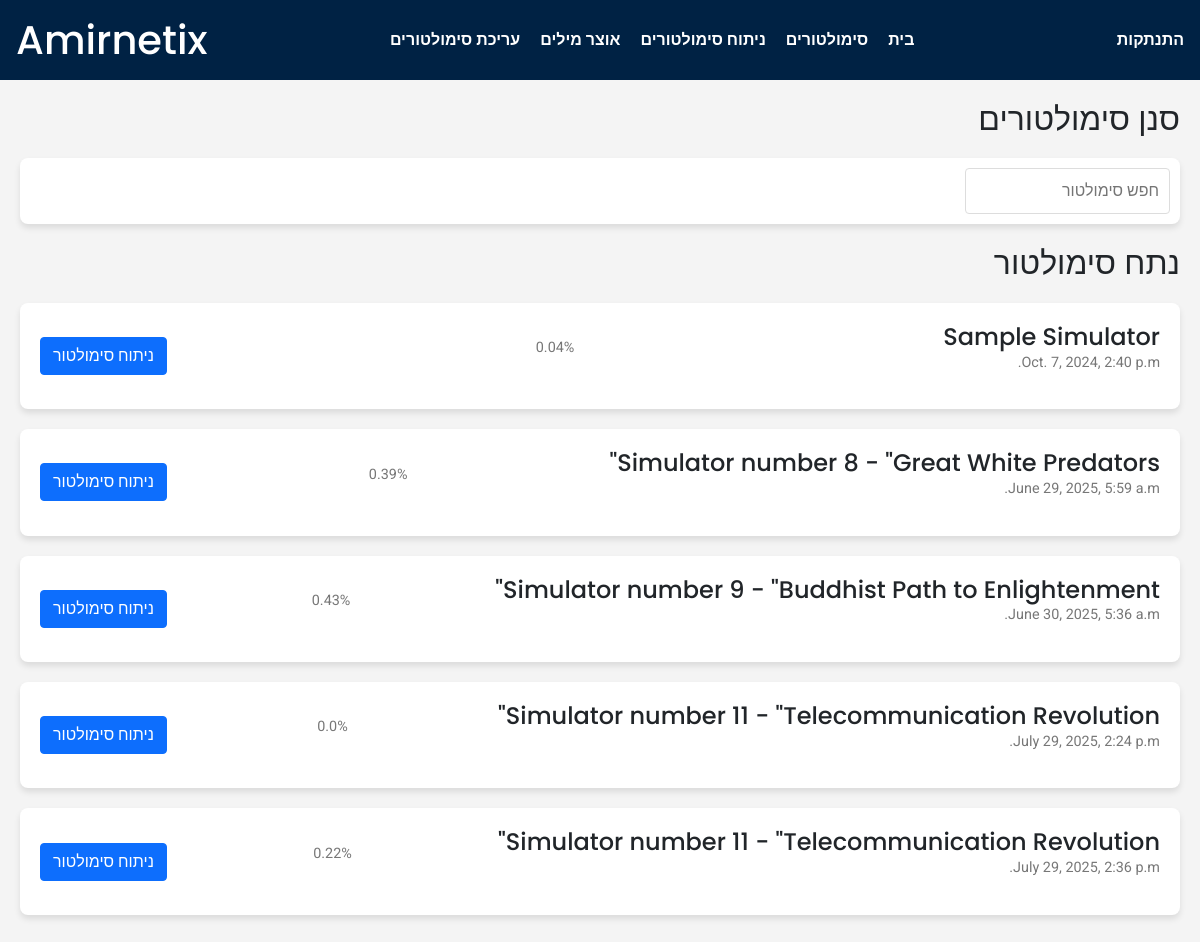
The app's page /Analysis/ (signed in) with its own data.
### Simulator/models.py (models this page shows, shortened)
class SimulatorAttempt(models.Model):
    user = models.ForeignKey(CustomUser, on_delete=models.CASCADE, related_name='simulator_attempts')
    simulator = models.ForeignKey(Simulator, on_delete=models.CASCADE, related_name='attempts')
    start_time = models.DateTimeField(auto_now_add=True)
    end_time = models.DateTimeField(blank=True, null=True)
    def get_success_rate(self):
        user_answers = UserAnswer.objects.filter(simulator_attempt = self).all()
        question_cnt = Question.objects.filter(chapter__simulator = self.simulator).count()
        cnt_correct = 0
        for ans in user_answers:
            if ans.selected_option.is_correct:
                cnt_correct += 1
        return round(cnt_correct/question_cnt,2)

class Simulator(models.Model):
    name = models.CharField(max_length=100)
    description = models.TextField(blank=True, null=True)
    level = models.IntegerField(choices=SimulatorLevel.choices, default=SimulatorLevel.MIX)
    create_date = models.DateField(auto_now_add=True)

class UserAnswer(models.Model):
    user = models.ForeignKey(CustomUser, on_delete=models.CASCADE, related_name='user_answers')
    simulator_attempt = models.ForeignKey(SimulatorAttempt, on_delete=models.CASCADE, related_name='user_answers')
    question = models.ForeignKey(Question, on_delete=models.CASCADE, related_name='user_answers')
    selected_option = models.ForeignKey(AnswerOption, on_delete=models.CASCADE)
    timestamp = models.DateTimeField()
    class Meta:
        unique_together = ('user','simulator_attempt', 'question')

class AnswerOption(models.Model):
    question = models.ForeignKey(Question, on_delete=models.CASCADE, related_name='answer_options')
    order = models.PositiveIntegerField()
    description = models.CharField(max_length=255)
    hebrew_desc = models.TextField(default=None, null=True, blank=True)
    is_correct = models.BooleanField(default=False)
    class Meta:
        unique_together = ('question', 'order')
        ordering = ['order']

### Analysis/views.py (the view)
# urls.py: path("", views.index,name='analysis'),
def index(request):
    simulator_attempts = SimulatorAttempt.objects.all()
    return render(request, 'Analysis/index.html',{
        "simulator_attempts" : simulator_attempts
    })

### Analysis/templates/Analysis/index.html (shortened to what this page needs)
{% extends "Analysis/layout.html" %}
{% block body %}
    <div class="container">
        {% if user.is_authenticated %}
        <h2>סנן סימולטורים</h2>
        <div class="filter-section">
            <input type="text" id="search-bar" placeholder="חפש סימולטור" onkeyup="filterSimulators()">
        </div>
        <h2>נתח סימולטור</h2>
        <div id="simulator-list" class="simulator-list">
        {% if simulator_attempts %}
        {% for simulator_attempt in simulator_attempts %}
            <div class="simulator-card" data-level="{{simulator_attempt.simulator.level}}">
                <div>
                    <h3>{{simulator_attempt.simulator.name}}</h3>
                    <p class="details">{{simulator_attempt.start_time}}</p>
                </div>
                <div class="scores">
                    <p class="details">{{simulator_attempt.get_success_rate}}%</p>
                </div>
                <a href="{% url 'analyze_simulator' simulator_id=simulator_attempt.id%}" class="btn btn-primary">ניתוח סימולטור</a>
            </div>
        {% endfor %}
        {% endif %}
        </div>
        {% endif %}
    </div>
{% endblock %}

### Analysis/static/Analysis/styles.css (style rules this page uses)
body { font-family: 'Roboto', sans-serif; margin: 0; padding: 0; background-color: #f4f4f4; }
h1, h2, h3 { font-family: 'Poppins', sans-serif; }
.container { max-width: 1200px; margin: auto; padding: 20px; justify-content: space-between; }
a { text-decoration: none; color: #333; }
.filter-section { display: flex; justify-content: space-between; margin: 20px 0; padding: 10px; background-color: #fff; border-radius: 8px; box-shadow: 0 4px 6px rgba(0, 0, 0, 0.1); }
.filter-section select, .filter-section input { padding: 10px; border-radius: 4px; border: 1px solid #ddd; }
.simulator-list { margin-top: 20px; }
.simulator-card { display: flex; justify-content: space-between; background-color: #fff; padding: 20px; border-radius: 8px; box-shadow: 0 4px 6px rgba(0, 0, 0, 0.1); margin-bottom: 20px; align-items: center; }
.simulator-card h3 { margin: 0; font-size: 1.5em; }
.simulator-card .details { font-size: 0.9em; color: #777; }

### records on screen
SimulatorAttempt: simulator.name "Sample Simulator", start_time "Oct. 7, 2024, 2:40 p.m.", get_success_rate "0.04"
SimulatorAttempt: simulator.name "Simulator number 8 - \"Great White Predators\"", start_time "June 29, 2025, 5:59 a.m.", get_success_rate "0.39"
SimulatorAttempt: simulator.name "Simulator number 9 - \"Buddhist Path to Enlightenment\"", start_time "June 30, 2025, 5:36 a.m.", get_success_rate "0.43"
SimulatorAttempt: simulator.name "Simulator number 11 - \"Telecommunication Revolution\"", start_time "July 29, 2025, 2:24 p.m.", get_success_rate "0.0"
SimulatorAttempt: simulator.name "Simulator number 11 - \"Telecommunication Revolution\"", start_time "July 29, 2025, 2:36 p.m.", get_success_rate "0.22"
